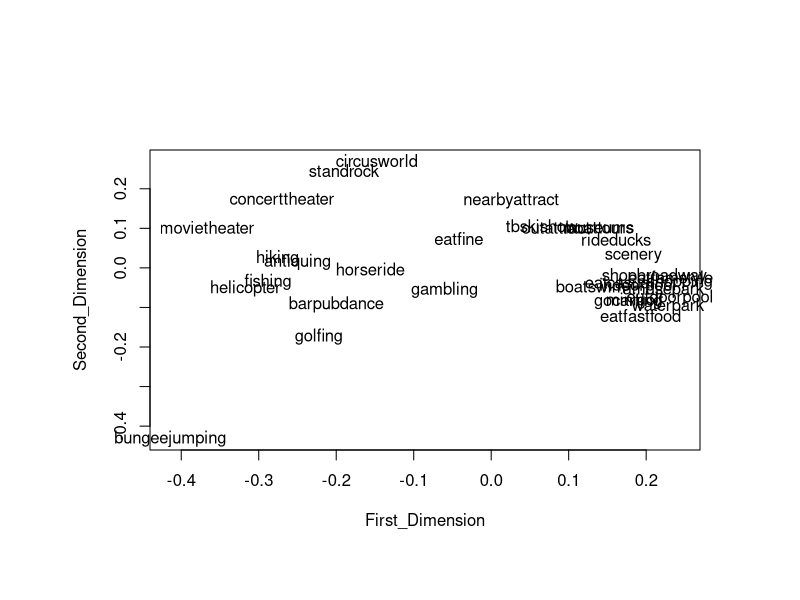
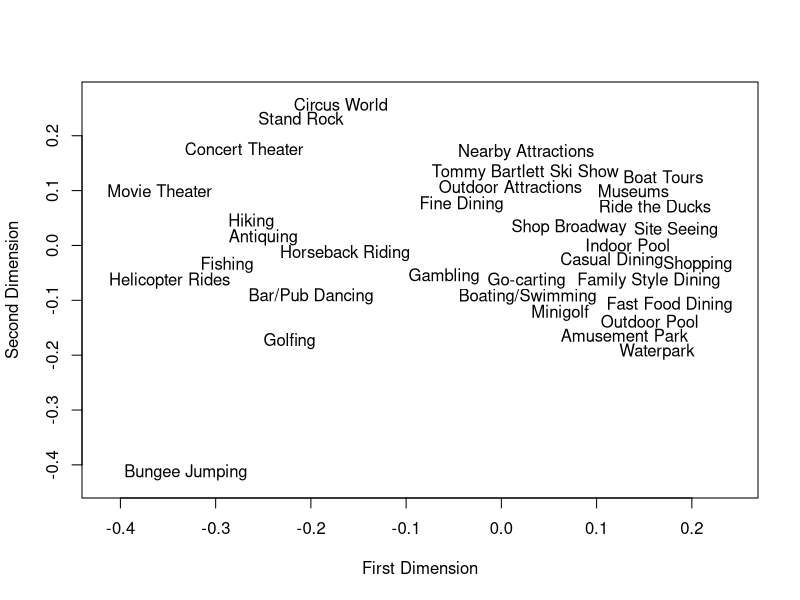

Write R code to recreate these figures, in order.
# Using Activities Market Baskets for Product Positioning (R)

library(MASS)  # MASS package for isoMDS() function for non-metric MDS
library(cluster)  # cluster analysis algorithms 
library(wordcloud)  # provides function textplot() for non-overlapping text

# We define a utility function for converting a distance structure 
# to a distance matrix as required for some routines and 
# for printing of the complete matrix for visual inspection.
make.distance_matrix <- function(distance_structure)
{ n <- attr(distance_structure, "Size")
  full <- matrix(0,n,n)
  full[lower.tri(full)] <- distance_structure
  full+t(full)
}

wisconsin_dells_data_frame <- read.csv("wisconsin_dells.csv") # read in data 
print(str(wisconsin_dells_data_frame))  # show structure of data frame

binary_variable_names <- c("shopping","antiquing",     
"scenery","eatfine","eatcasual","eatfamstyle","eatfastfood","museums",       
"indoorpool","outdoorpool","hiking","gambling","boatswim","fishing",       
"golfing","boattours","rideducks","amusepark","minigolf","gocarting",     
"waterpark","circusworld","tbskishow","helicopter","horseride","standrock",     
"outattract","nearbyattract","movietheater","concerttheater","barpubdance",
"shopbroadway","bungeejumping")

binary_activity_data_frame <- 
    wisconsin_dells_data_frame[,binary_variable_names]

# ifelse() converts YES/NO to 1/0 as needed for distance calculations
# then we form a matrix and take the transpose of the matrix
# which will be needed to compute distances between activities
binary_activity_matrix <- 
    t(as.matrix(ifelse((binary_activity_data_frame == "YES"), 1, 0)))

# We compute the distance structure using the dist() function 
# We specify that we want to use a distance metric for binary input data
# this takes the number of occurrences of zero and one or one and zero 
# divided by the number of times at least one variable has a one
# The distance structure is for pairs of activities in this case study.
# A distance structure is needed for many distance-guided routines.
distance_structure <- dist(binary_activity_matrix, method="binary")

# To see this structure in the form of a distance matrix 
# we can run the utility function for converting a distance structure 
# to a distance matrix, which is make.distance_matrix
distance_matrix <- unlist(make.distance_matrix(distance_structure))
cat("\n", "Distance Matrix for Activities","\n")
print(str(distance_matrix))

# use par(mar = c(bottom, left, top, right)) to set up margins on the plot 
par(mar=c(7.5, 7.5, 7.5, 5))

# The non-metric solution for this case was not especially useful,
# so we use metric multidimensional scaling for this problem.
mds_solution <- cmdscale(distance_structure, k=2, eig=T)
First_Dimension <- mds_solution$points[,1]
Second_Dimension <- mds_solution$points[,2]
plot(First_Dimension,Second_Dimension, type="n")
# setting xpd = TRUE allows text labels to extend beyond plotting region
text(First_Dimension, Second_Dimension, labels=binary_variable_names,
    offset=0, xpd=TRUE)

# let's plot all of the activities on a single plot using the
# textplot() utility function from the wordcloud package
# to avoid overlapping text strings... and for presentation to
# management, let's spell out the activities by name
activity_names <- c("Shopping", "Antiquing",     
"Site Seeing", "Fine Dining", "Casual Dining", 
"Family Style Dining", "Fast Food Dining", "Museums",       
"Indoor Pool", "Outdoor Pool", "Hiking", "Gambling", 
"Boating/Swimming", "Fishing", "Golfing", "Boat Tours", 
"Ride the Ducks", "Amusement Park", "Minigolf", "Go-carting",     
"Waterpark", "Circus World", "Tommy Bartlett Ski Show", 
"Helicopter Rides", "Horseback Riding", "Stand Rock",     
"Outdoor Attractions", "Nearby Attractions", 
"Movie Theater", "Concert Theater", "Bar/Pub Dancing",
"Shop Broadway", "Bungee Jumping")

pdf(file = "fig_positioning_products_dells_mds.pdf",
    width=8.5,height=8.5) # opens pdf plotting device
textplot(x = mds_solution$points[,1], 
    y = mds_solution$points[,2],
    words = activity_names, 
    show.lines = FALSE,
    xlim = range(mds_solution$points[,1]), 
    ylim = range(mds_solution$points[,2]),
    xlab = "First Dimension",
    ylab = "Second Dimension")
dev.off()  # closes the pdf plotting device

# Suggestions for the student:
# Try alternative distance metrics to see how these change
# the multidimensional solution. Try reflection of the map
# and roation of the map to see if the resulting visualization
# may be more useful for management. Try nom-metric as well
# as metric MDS to see how the solutions compare.
# Having identified bungee jumping as an entertainment
# activity distinct from the set of other Dells activities,
# develop a classification model from visitor group demographics
# to find/target the bungee jumpers. Try alternative methods
# for this, including traditional and machine learning methods.
